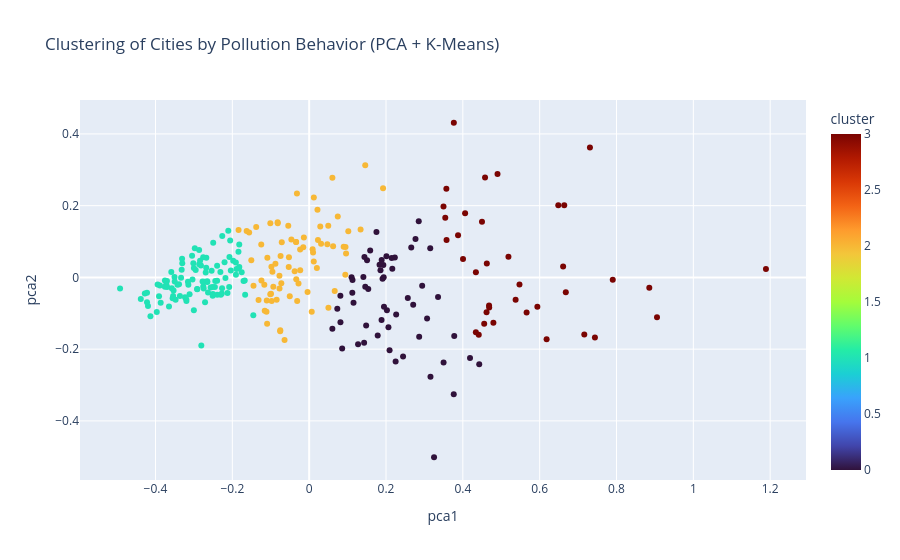

Write notebook code for a chart like this one.
### Code cell
fig = px.scatter(
    city_data,
    x='pca1',
    y='pca2',
    color='cluster',
    hover_data=['city', 'pollutant_avg'],
    title='Clustering of Cities by Pollution Behavior (PCA + K-Means)',
    color_continuous_scale='Turbo'
)
fig.show()

### Figure 1 — Plotly figure (JSON) as saved in the notebook; plotly's stock layout.template omitted (floating-point values rounded to 4 significant figures; data arrays with more than 128 entries replaced by an {"elided": "..."} marker saying what was removed)
{"data": [{"customdata": {"elided": "270x2 mixed values"}, "hovertemplate": "pca1=%{x}<br>pca2=%{y}<br>city=%{customdata[0]}<br>pollutant_avg=%{customdata[1]}<br>cluster=%{marker.color}<extra></extra>", "legendgroup": "", "marker": {"color": {"elided": "270 int values"}, "coloraxis": "coloraxis", "symbol": "circle"}, "mode": "markers", "name": "", "orientation": "v", "showlegend": false, "type": "scatter", "x": {"elided": "270 float values"}, "xaxis": "x", "y": {"elided": "270 float values"}, "yaxis": "y"}], "layout": {"coloraxis": {"colorbar": {"title": {"text": "cluster"}}, "colorscale": [[0, "#30123b"], [0.07143, "#4145ab"], [0.1429, "#4675ed"], [0.2143, "#39a2fc"], [0.2857, "#1bcfd4"], [0.3571, "#24eca6"], [0.4286, "#61fc6c"], [0.5, "#a4fc3b"], [0.5714, "#d1e834"], [0.6429, "#f3c63a"], [0.7143, "#fe9b2d"], [0.7857, "#f36315"], [0.8571, "#d93806"], [0.9286, "#b11901"], [1, "#7a0402"]]}, "legend": {"tracegroupgap": 0}, "title": {"text": "Clustering of Cities by Pollution Behavior (PCA + K-Means)"}, "xaxis": {"anchor": "y", "domain": [0, 1], "title": {"text": "pca1"}}, "yaxis": {"anchor": "x", "domain": [0, 1], "title": {"text": "pca2"}}}}
